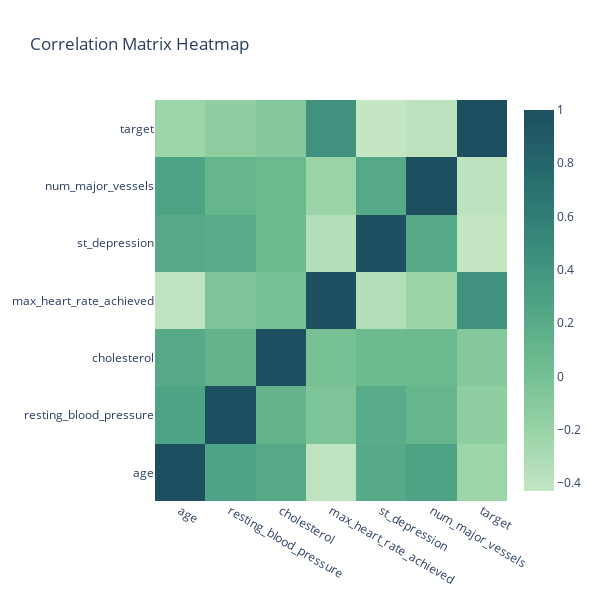

This figure's notebook cell:
### Markdown cell above
Let's try to see how our features are correlated with each other as well as the target variable.

### Code cell
# Plotly figure for creating correlation:
fig = go.Figure(data=go.Heatmap(z=df.corr(), 
                                x=df.corr().columns, 
                                y=df.corr().columns, 
                                colorscale=px.colors.sequential.Blugrn, 
                                text=df.corr().values, 
                               ))

# Updating the dimensions and title:
fig.update_layout(height=600, 
                  width=600, 
                  title="Correlation Matrix Heatmap")
fig.show()

### Figure 1 — Plotly figure (JSON) as saved in the notebook; plotly's stock layout.template omitted (floating-point values rounded to 4 significant figures)
{"data": [{"colorscale": [[0, "rgb(196, 230, 195)"], [0.1667, "rgb(150, 210, 164)"], [0.3333, "rgb(109, 188, 144)"], [0.5, "rgb(77, 162, 132)"], [0.6667, "rgb(54, 135, 122)"], [0.8333, "rgb(38, 107, 110)"], [1, "rgb(29, 79, 96)"]], "text": [[1, 0.2794, 0.2137, -0.3985, 0.21, 0.2763, -0.2254], [0.2794, 1, 0.1232, -0.0467, 0.1932, 0.1014, -0.1449], [0.2137, 0.1232, 1, -0.00994, 0.05395, 0.07051, -0.08524], [-0.3985, -0.0467, -0.00994, 1, -0.3442, -0.2132, 0.4217], [0.21, 0.1932, 0.05395, -0.3442, 1, 0.2227, -0.4307], [0.2763, 0.1014, 0.07051, -0.2132, 0.2227, 1, -0.3917], [-0.2254, -0.1449, -0.08524, 0.4217, -0.4307, -0.3917, 1]], "type": "heatmap", "x": ["age", "resting_blood_pressure", "cholesterol", "max_heart_rate_achieved", "st_depression", "num_major_vessels", "target"], "y": ["age", "resting_blood_pressure", "cholesterol", "max_heart_rate_achieved", "st_depression", "num_major_vessels", "target"], "z": [[1, 0.2794, 0.2137, -0.3985, 0.21, 0.2763, -0.2254], [0.2794, 1, 0.1232, -0.0467, 0.1932, 0.1014, -0.1449], [0.2137, 0.1232, 1, -0.00994, 0.05395, 0.07051, -0.08524], [-0.3985, -0.0467, -0.00994, 1, -0.3442, -0.2132, 0.4217], [0.21, 0.1932, 0.05395, -0.3442, 1, 0.2227, -0.4307], [0.2763, 0.1014, 0.07051, -0.2132, 0.2227, 1, -0.3917], [-0.2254, -0.1449, -0.08524, 0.4217, -0.4307, -0.3917, 1]]}], "layout": {"height": 600, "title": {"text": "Correlation Matrix Heatmap"}, "width": 600}}
